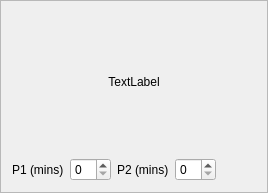
<?xml version="1.0" encoding="UTF-8"?>
<ui version="4.0">
 <class>TStatsDispFrame</class>
 <widget class="QFrame" name="TStatsDispFrame">
  <property name="geometry">
   <rect>
    <x>0</x>
    <y>0</y>
    <width>268</width>
    <height>193</height>
   </rect>
  </property>
  <property name="windowTitle">
   <string>Frame</string>
  </property>
  <property name="frameShape">
   <enum>QFrame::StyledPanel</enum>
  </property>
  <property name="frameShadow">
   <enum>QFrame::Raised</enum>
  </property>
  <layout class="QVBoxLayout" name="verticalLayout">
   <item>
    <spacer name="verticalSpacer_2">
     <property name="orientation">
      <enum>Qt::Vertical</enum>
     </property>
     <property name="sizeHint" stdset="0">
      <size>
       <width>20</width>
       <height>40</height>
      </size>
     </property>
    </spacer>
   </item>
   <item>
    <widget class="QLabel" name="SLabel1">
     <property name="frameShape">
      <enum>QFrame::NoFrame</enum>
     </property>
     <property name="text">
      <string>TextLabel</string>
     </property>
     <property name="alignment">
      <set>Qt::AlignCenter</set>
     </property>
     <property name="wordWrap">
      <bool>true</bool>
     </property>
    </widget>
   </item>
   <item>
    <spacer name="verticalSpacer">
     <property name="orientation">
      <enum>Qt::Vertical</enum>
     </property>
     <property name="sizeHint" stdset="0">
      <size>
       <width>20</width>
       <height>40</height>
      </size>
     </property>
    </spacer>
   </item>
   <item>
    <layout class="QHBoxLayout" name="horizontalLayout">
     <item>
      <widget class="QLabel" name="label_3">
       <property name="text">
        <string>P1 (mins)</string>
       </property>
      </widget>
     </item>
     <item>
      <widget class="QSpinBox" name="P1Edit">
       <property name="focusPolicy">
        <enum>Qt::ClickFocus</enum>
       </property>
      </widget>
     </item>
     <item>
      <widget class="QLabel" name="label_4">
       <property name="text">
        <string>P2 (mins)</string>
       </property>
      </widget>
     </item>
     <item>
      <widget class="QSpinBox" name="P2Edit">
       <property name="focusPolicy">
        <enum>Qt::ClickFocus</enum>
       </property>
      </widget>
     </item>
     <item>
      <spacer name="horizontalSpacer_2">
       <property name="orientation">
        <enum>Qt::Horizontal</enum>
       </property>
       <property name="sizeHint" stdset="0">
        <size>
         <width>40</width>
         <height>20</height>
        </size>
       </property>
      </spacer>
     </item>
    </layout>
   </item>
  </layout>
 </widget>
 <resources/>
 <connections/>
</ui>
